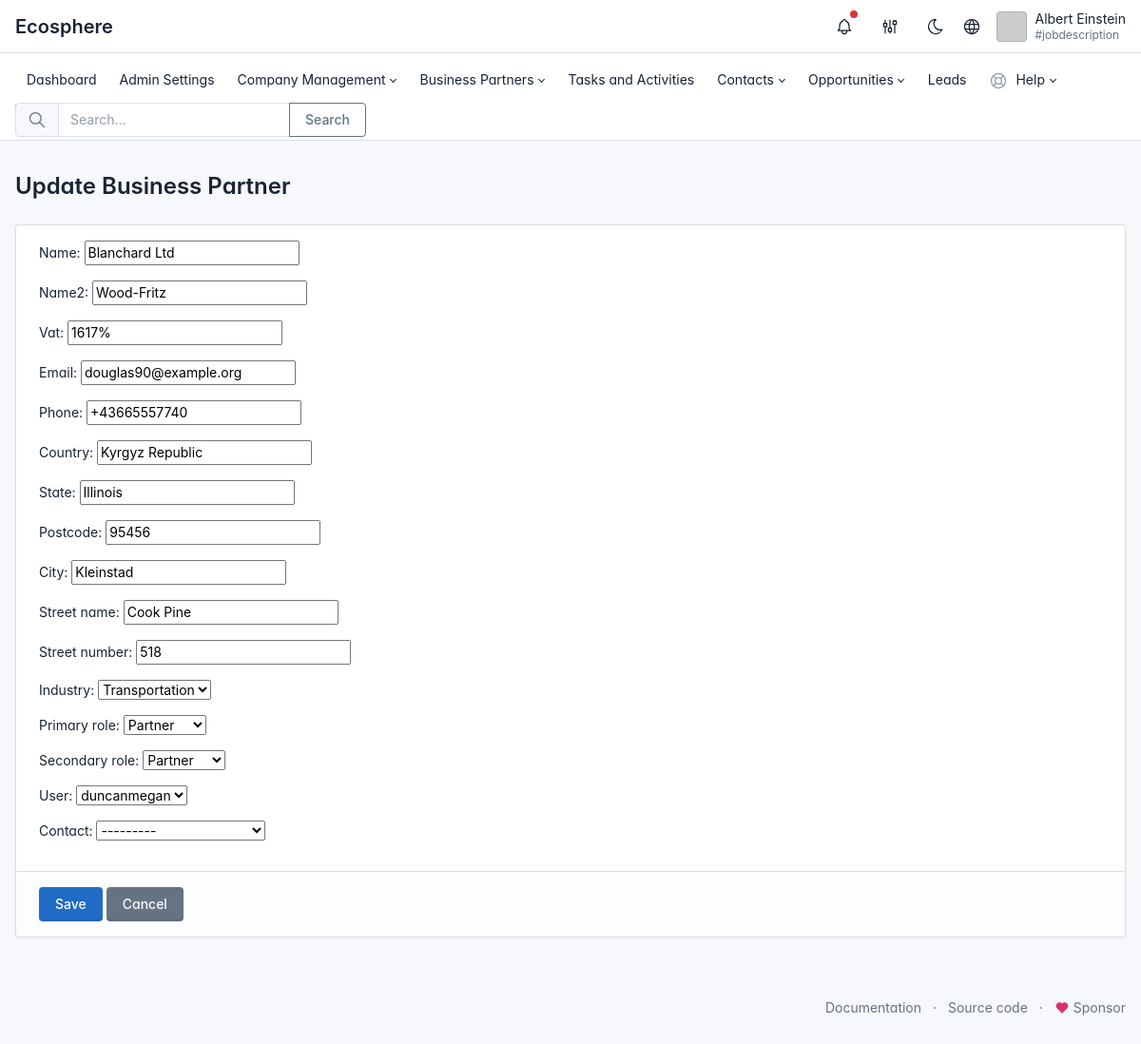
Screenshot of /en/businesspartner/2/update/ (signed in) with the database file from the repository.
### apps/business_partner/models.py (models this page shows, shortened)
class BusinessPartner(models.Model):
    INDUSTRY_CHOICES = [
        ('Manufacturing', 'Manufacturing'),
        ('Retail', 'Retail'),
        ('Healthcare', 'Healthcare'),
        ('Technology', 'Technology'),
        ('Finance', 'Finance'),
        ('Education', 'Education'),
        ('Construction', 'Construction'),
        ('Transportation', 'Transportation'),
        ('Agriculture', 'Agriculture'),
        ('Energy', 'Energy'),
    ]
    PRIMARY_ROLE_CHOICES = [
        ('customer', 'Customer'),
        ('merchant', 'Merchant'),
        ('partner', 'Partner'),
    ]
    SECONDARY_ROLE_CHOICES = [
        ('customer', 'Customer'),
        ('merchant', 'Merchant'),
        ('partner', 'Partner'),
        ('-', '-'),
    ]
    name = models.CharField(max_length=100, default='')
    name2 = models.CharField(max_length=100, default='')
    vat = models.CharField(max_length=100, default='')
    email = models.EmailField(max_length=100, default='')
    phone = models.CharField(max_length=20, default='')
    country = models.CharField(max_length=100, default='')
    state = models.CharField(max_length=100, default='')
    postcode = models.CharField(max_length=20, default='')
    city = models.CharField(max_length=100, default='')
    street_name = models.CharField(max_length=200, default='')
    street_number = models.CharField(max_length=20, default='')
    industry = models.CharField(max_length=200, choices=INDUSTRY_CHOICES, default=INDUSTRY_CHOICES[0][0])
    primary_role = models.CharField(max_length=100, choices=PRIMARY_ROLE_CHOICES, default=PRIMARY_ROLE_CHOICES[0][0])
    secondary_role = models.CharField(max_length=100, choices=SECONDARY_ROLE_CHOICES, default=SECONDARY_ROLE_CHOICES[0][0])
    created_at = models.DateTimeField(auto_now_add=True)
    updated_at = models.DateTimeField(auto_now=True)
    user = models.ForeignKey(User, on_delete=models.CASCADE, related_name='customers', null=True)
    contact = models.ForeignKey('contact.Contact', on_delete=models.SET_NULL, null=True, blank=True)

### apps/business_partner/views.py (the view)
# urls.py: path('businesspartner/<int:pk>/update/', views.businesspartner_update, name='businesspartner_update'),
@login_required
def businesspartner_update(request, pk):
    businesspartner = get_object_or_404(BusinessPartner, pk=pk)
    if request.method == 'POST':
        form = BusinessPartnerForm(request.POST, instance=businesspartner)
        if form.is_valid():
            businesspartner = form.save()
            contact = form.cleaned_data.get('contact')
            if contact:
                contact.business_partner = businesspartner
                contact.save()
            return redirect('business_partner:businesspartner_list')
    else:
        form = BusinessPartnerForm(instance=businesspartner)
    return render(request, 'apps/business_partner/businesspartner_form.html', {'form': form, 'businesspartner': businesspartner})

### apps/business_partner/forms.py
class BusinessPartnerForm(forms.ModelForm):
    user = forms.ModelChoiceField(queryset=User.objects.all(), required=False)
    industry = forms.ChoiceField(choices=BusinessPartner.INDUSTRY_CHOICES)
    primary_role = forms.ChoiceField(choices=BusinessPartner.PRIMARY_ROLE_CHOICES)
    secondary_role = forms.ChoiceField(choices=BusinessPartner.SECONDARY_ROLE_CHOICES)
    email = forms.EmailField(validators=[EmailValidator(message='Please enter a valid email address.')])
    class Meta:
        model = BusinessPartner
        fields = ['name', 'name2', 'vat', 'email', 'phone', 'country', 'state', 'postcode', 'city', 'street_name', 'street_number', 'industry', 'primary_role', 'secondary_role', 'user', 'contact']

### apps/contact/models.py (called while the page is built)
    def __str__(self):
        if self.academic_title:
            return f"{self.academic_title} {self.first_name} {self.last_name}"
        else:
            return f"{self.first_name} {self.last_name}"

### templates/apps/business_partner/businesspartner_form.html (shortened to what this page needs)
{% extends 'base.html' %}
{% load i18n %}
{% block content %}
<div class="container py-5">
    <h1 class="mb-4">{% if form.instance.pk %}Update{% else %}Create{% endif %} Business Partner</h1>
    <form method="post" class="card">
        <div class="card-body">
            {% for field in form %}
            <div class="mb-3">
                {{ field.label_tag }}
                {{ field }}
            </div>
            {% endfor %}
        </div>
        <div class="card-footer text-right">
            <button type="submit" class="btn btn-primary">Save</button>
            <a href="{% url 'business_partner:businesspartner_list' %}" class="btn btn-secondary">Cancel</a>
        </div>
    </form>
</div>
{% endblock %}

### templates/navigation.html (shortened to what this page needs)
{% load i18n %}
<header class="navbar navbar-expand-md d-print-none">
  <div class="container-xl">
    <h1 class="navbar-brand navbar-brand-autodark d-none-navbar-horizontal pe-0 pe-md-3" width="110" height="32">
      <a href="{% url 'crm:dashboard' %}">{% trans "Ecosphere" %}</a>
    </h1>
    <div class="navbar-nav flex-row order-md-last">
      <div class="d-none d-md-flex">
        <div class="nav-item dropdown d-none d-md-flex me-3">
          <a href="#" class="nav-link px-0" data-bs-toggle="dropdown" tabindex="-1"
            aria-label="{% trans 'Show notifications' %}" title="{% trans 'Show notifications' %}">
            <span class="badge bg-red"></span>
          </a>
        </div>
        <div class="nav-item nav-item-icon dropdown">
          <a href="#" class="nav-link d-flex lh-1 text-reset p-0" data-bs-toggle="dropdown"
            aria-label="{% trans 'Open user menu' %}" title="{% trans 'Open user menu' %}">
            </a>
        </div>
        <div class="nav-item">
          <a href="#" onclick="window.cycleTheme()" class="nav-link hide-theme-dark" title="{% trans 'Switch to dark mode' %}">
          </a>
        </div>
        <div class="nav-item nav-item-icon dropdown">
          <a href="#" class="nav-link px-0" id="dropdownElement" data-bs-toggle="dropdown" aria-label="Language"
            title="{% trans 'Change Language' %}">
          </a>
              {% get_language_info_list for LANGUAGES as languages %}
        </div>
        <div class="nav-item">
          <a href="{% url 'accounts:profile' %}" class="nav-link d-flex lh-1 text-reset p-0">
            {% if user.profile.profile_picture %}
            <span class="avatar avatar-sm"
              style="background-image: url('{{ user.profile.profile_picture.url }}');"></span>
            <div class="d-none d-xl-block ps-2">
              <div>{{ user.first_name }} {{ user.last_name }}</div>
              <div class="mt-1 small text-muted">#jobdescription</div>
            </div>
            {% else %}
            <span class="avatar avatar-sm" style="background-image: url(https://via.placeholder.com/150)"></span>
            <div class="d-none d-xl-block ps-2">
              <div>{{ user.first_name }} {{ user.last_name }}</div>
              <div class="mt-1 small text-muted">#jobdescription</div>
            </div>
            {% endif %}
          </a>
        </div>
      </div>
</header>
<header class="navbar-expand-md">
  <div class="collapse navbar-collapse" id="navbar-menu">
    <div class="navbar">
      <div class="container-xl">
        <ul class="navbar-nav">
          <li class="nav-item active">
            <a class="nav-link" href="{% url 'crm:dashboard' %}">
              <span class="nav-link-title ">
                {% trans "Dashboard" %}
              </span>
            </a>
          </li>
          {% if request.user.is_staff %}
          <li class="nav-item">
            <a class="nav-link" href="{% url 'admin:index' %}">
              <span class="nav-link-title">
                {% trans "Admin Settings" %}
              </span>
            </a>
          </li>
          {% endif %}
          {% if request.user.is_staff or perms.contact.change_contact%}
          <li class="nav-item dropdown">
            <a class="nav-link dropdown-toggle" href="#navbar-extra" data-bs-toggle="dropdown"
              data-bs-auto-close="outside" role="button" aria-expanded="false">
              <span class="nav-link-title">
                {% trans "Company Management" %}
              </span>
            </a>
          </li>
          {% endif %}
          <li class="nav-item dropdown">
            <a class="nav-link dropdown-toggle" href="#navbar-base" data-bs-toggle="dropdown"
              data-bs-auto-close="outside" role="button" aria-expanded="false">
              <span class="nav-link-title">
                {% trans "Business Partners" %}
              </span>
            </a>
          </li>
          <li class="nav-item">
            <a class="nav-link" href="{% url 'tasks:task_list' %}">
              <span class="nav-link-title">
                {% trans "Tasks and Activities" %}
              </span>
            </a>
          </li>
          <li class="nav-item dropdown">
            <a class="nav-link dropdown-toggle" href="#navbar-extra" data-bs-toggle="dropdown"
              data-bs-auto-close="outside" role="button" aria-expanded="false">
              <span class="nav-link-title">
                {% trans "Contacts" %}
              </span>
            </a>
          </li>
          <li class="nav-item dropdown">
            <a class="nav-link dropdown-toggle" href="#navbar-layout" data-bs-toggle="dropdown"
              data-bs-auto-close="outside" role="button" aria-expanded="false">
              <span class="nav-link-title">
                {% trans "Opportunities" %}
              </span>
            </a>
          </li>
          <li class="nav-item">
            <a class="nav-link" href="{% url 'crm:lead_list' %}">
              <span class="nav-link-title">
                {% trans "Leads" %}
              </span>
            </a>
          </li>
          <li class="nav-item dropdown">
            <a class="nav-link dropdown-toggle" href="#navbar-help" data-bs-toggle="dropdown"
              data-bs-auto-close="outside" role="button" aria-expanded="false">
              <span
                class="nav-link-icon d-md-none d-lg-inline-block">
              </span>
              <span class="nav-link-title">
                {% trans "Help" %}
              </span>
            </a>
          </li>
        </ul>
        {% block extra_styles %}
        <link rel="stylesheet" href="https://cdnjs.cloudflare.com/ajax/libs/awesomplete/1.1.5/awesomplete.min.css" />
        {% endblock %}
        <div class="my-2 my-md-0 flex-grow-1 flex-md-grow-0 order-first order-md-last">
          <form id="search-form" action="{% url 'search:search' %}" method="get" autocomplete="off" novalidate>
            <div class="input-group">
              <span class="input-group-text">
              </span>
              <input id="search-input" type="text" name="q" value="" class="form-control" placeholder="{% trans "Search..." %}" aria-label="{% trans "Search the website" %}">
              <button class="btn btn-outline-secondary" type="submit">{% trans "Search" %}</button>
            </div>
          </form>
        </div>
      </div>
    </div>
  </div>
</header>

### static/css/ui/ecosphere.css (style rules this page uses)
.nav-item-icon { margin-right: 10px; }
.nav-link svg { vertical-align: middle; height: 22px; width: 22; }

### templates/base.html (style rules this page uses)
:root { --tblr-font-sans-serif: 'Inter Var', -apple-system, BlinkMacSystemFont, San Francisco, Segoe UI, Roboto, Helvetica Neue, sans-serif; }
body { font-feature-settings: "cv03", "cv04", "cv11"; }

### rows the page displays
BusinessPartner: form "Blanchard Ltd" "Wood-Fritz" "1617%" "douglas90@example.org" "+43665557740" "Kyrgyz Republic" "Illinois" "95456" "Kleinstad" "Cook Pine" "518" "Transportation" "Partner" "Partner" "duncanmegan" "---------"

### other values shown
{{ user.first_name }} "Albert"
{{ user.last_name }} "Einstein"
{{ field.label_tag }} "Name:" "Name2:" "Vat:" "Email:" "Phone:" "Country:" "State:" "Postcode:" "City:" "Street name:" "Street number:" "Industry:" "Primary role:" "Secondary role:" "User:" "Contact:"
